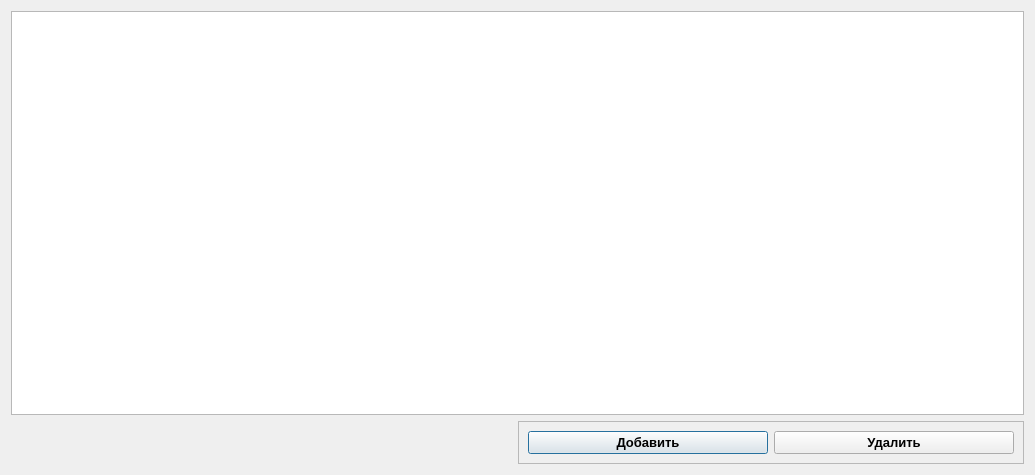
<?xml version="1.0" encoding="UTF-8"?>
<ui version="4.0">
 <class>CustomersDialog</class>
 <widget class="QDialog" name="CustomersDialog">
  <property name="geometry">
   <rect>
    <x>0</x>
    <y>0</y>
    <width>1035</width>
    <height>475</height>
   </rect>
  </property>
  <property name="font">
   <font>
    <pointsize>10</pointsize>
   </font>
  </property>
  <property name="windowTitle">
   <string>Клиенты</string>
  </property>
  <layout class="QVBoxLayout" name="verticalLayout">
   <item>
    <widget class="QTableView" name="tableView">
     <property name="font">
      <font>
       <pointsize>10</pointsize>
      </font>
     </property>
     <property name="selectionBehavior">
      <enum>QAbstractItemView::SelectionBehavior::SelectRows</enum>
     </property>
     <attribute name="verticalHeaderVisible">
      <bool>false</bool>
     </attribute>
    </widget>
   </item>
   <item>
    <layout class="QHBoxLayout" name="horizontalLayout_2">
     <item>
      <spacer name="horizontalSpacer">
       <property name="orientation">
        <enum>Qt::Orientation::Horizontal</enum>
       </property>
       <property name="sizeHint" stdset="0">
        <size>
         <width>40</width>
         <height>20</height>
        </size>
       </property>
      </spacer>
     </item>
     <item>
      <widget class="QFrame" name="frame">
       <property name="frameShape">
        <enum>QFrame::Shape::StyledPanel</enum>
       </property>
       <property name="frameShadow">
        <enum>QFrame::Shadow::Raised</enum>
       </property>
       <layout class="QHBoxLayout" name="horizontalLayout">
        <item>
         <widget class="QPushButton" name="buttonAdd">
          <property name="sizePolicy">
           <sizepolicy hsizetype="Expanding" vsizetype="Fixed">
            <horstretch>0</horstretch>
            <verstretch>0</verstretch>
           </sizepolicy>
          </property>
          <property name="font">
           <font>
            <pointsize>10</pointsize>
            <bold>true</bold>
           </font>
          </property>
          <property name="text">
           <string>Добавить</string>
          </property>
         </widget>
        </item>
        <item>
         <widget class="QPushButton" name="buttonDel">
          <property name="sizePolicy">
           <sizepolicy hsizetype="Expanding" vsizetype="Fixed">
            <horstretch>0</horstretch>
            <verstretch>0</verstretch>
           </sizepolicy>
          </property>
          <property name="font">
           <font>
            <pointsize>10</pointsize>
            <bold>true</bold>
           </font>
          </property>
          <property name="text">
           <string>Удалить</string>
          </property>
         </widget>
        </item>
       </layout>
      </widget>
     </item>
    </layout>
   </item>
  </layout>
 </widget>
 <resources/>
 <connections/>
</ui>
